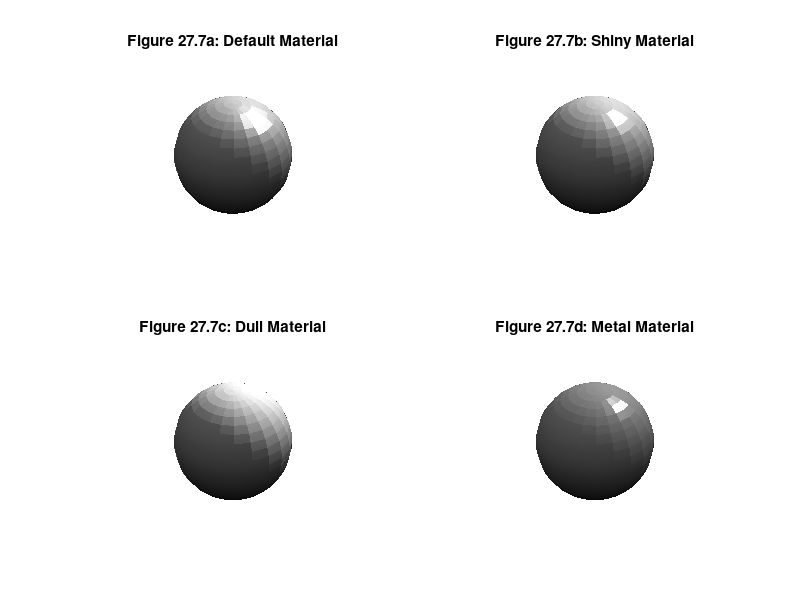

Write the MATLAB code that produced this figure.
subplot(2,2,1)
sphere
colormap(gray)
light
shading interp
axis square off
material default
title('Figure 27.7a: Default Material')

subplot(2,2,2)
sphere
light
shading interp
axis square off
material shiny
title('Figure 27.7b: Shiny Material')

subplot(2,2,3)
sphere
light
shading interp
axis square off
material dull
title('Figure 27.7c: Dull Material')

subplot(2,2,4)
sphere
light
shading interp
axis square off
material metal
title('Figure 27.7d: Metal Material')
